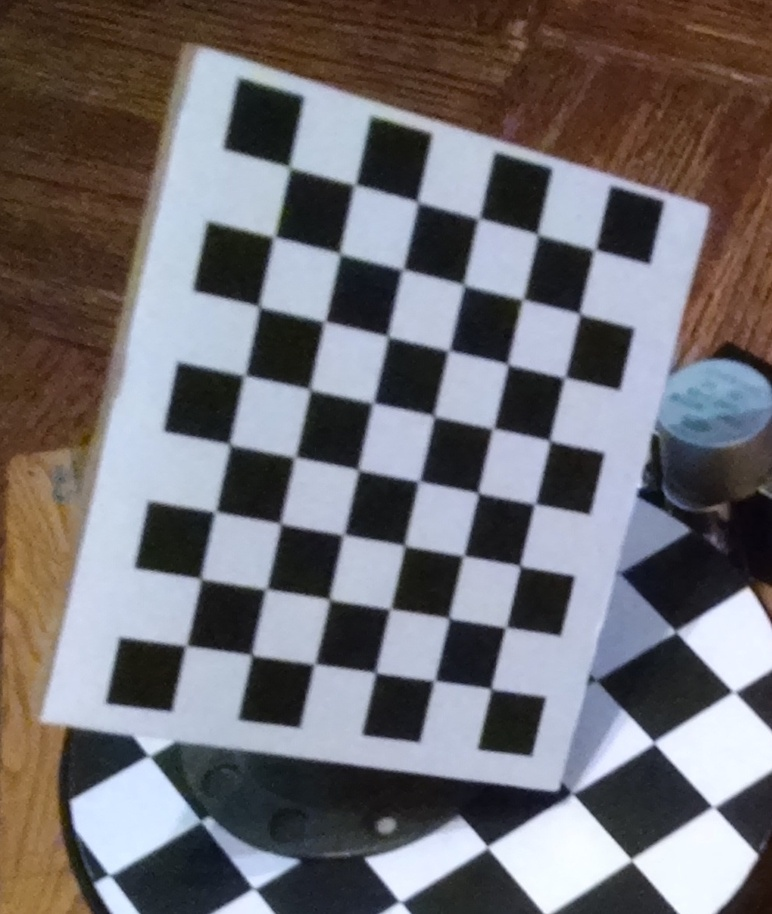
#> input picture Basic_Algorithms/chessboard3.jpg, 772 x 914 px, shrunk from 990 x 1172 before the run
$ python camera_calibration.py
#> lines starting #> are read from the running program, lines starting #| are printed output that depends on the picture
#!/usr/bin/env python3
# -*- coding: utf-8 -*-
"""
Author: Raoul Malm
Description: Camera Calibration
"""

import numpy as np
import cv2
import glob

# termination criteria
criteria = (cv2.TERM_CRITERIA_EPS + cv2.TERM_CRITERIA_MAX_ITER, 30, 0.001)

# prepare object points, like (0,0,0), (1,0,0), (2,0,0) ....,(6,5,0)
objp = np.zeros((6*7,3), np.float32)
objp[:,:2] = np.mgrid[0:7,0:6].T.reshape(-1,2)

# Arrays to store object points and image points from all the images.
objpoints = [] # 3d point in real world space
imgpoints = [] # 2d points in image plane.

images = glob.glob('chessboard3.jpg')

for fname in images:
    img = cv2.imread(fname)
#> img is the input picture: shape (914, 772, 3); mean B, G, R 113, 109.5, 112.6
    gray = cv2.cvtColor(img,cv2.COLOR_BGR2GRAY)
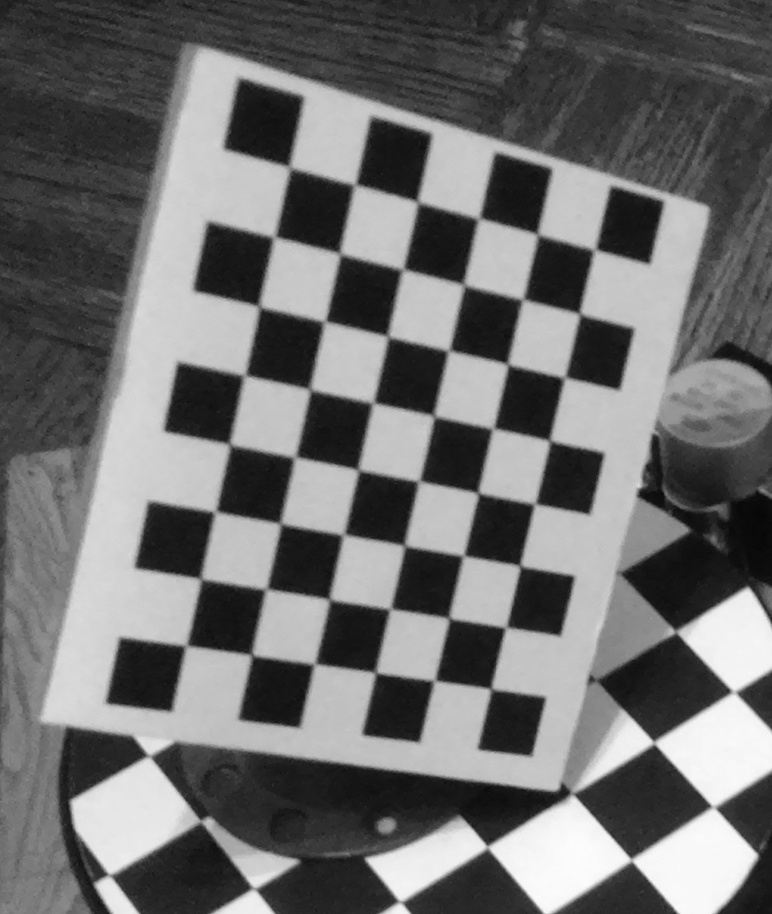
#> gray: shape (914, 772); min 5, max 253, mean 110.8

    # Find the chess board corners
    ret, corners = cv2.findChessboardCorners(gray, (7,6), None)
#> ret = False; corners = None

    cv2.imshow('chessboard', gray)
    print(ret)
#| False
    # If found, add object points, image points (after refining them)
    if ret == True:
        objpoints.append(objp)

        corners2 = cv2.cornerSubPix(gray,corners,(11,11),(-1,-1),criteria)
        imgpoints.append(corners2)

        # Draw and display the corners
        img = cv2.drawChessboardCorners(img, (7,6), corners2,ret)
        cv2.imshow('img',img)
        cv2.waitKey(500)

cv2.destroyAllWindows()


# [24 lines of commented-out code are left out]

$ run again, with Basic_Algorithms/chessboard2.jpg copied over Basic_Algorithms/chessboard3.jpg
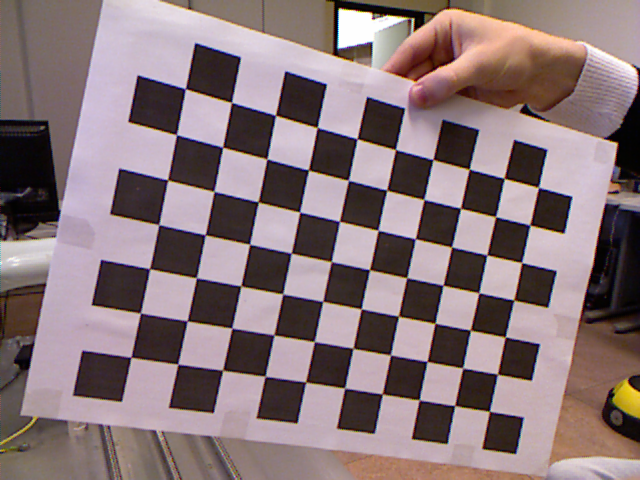
#> input picture Basic_Algorithms/chessboard2.jpg, 640 x 480 px
#> img is the input picture: shape (480, 640, 3); mean B, G, R 120.6, 118, 136.5
#> `gray = cv2.cvtColor(img,cv2.COLOR_BGR2GRAY)`:
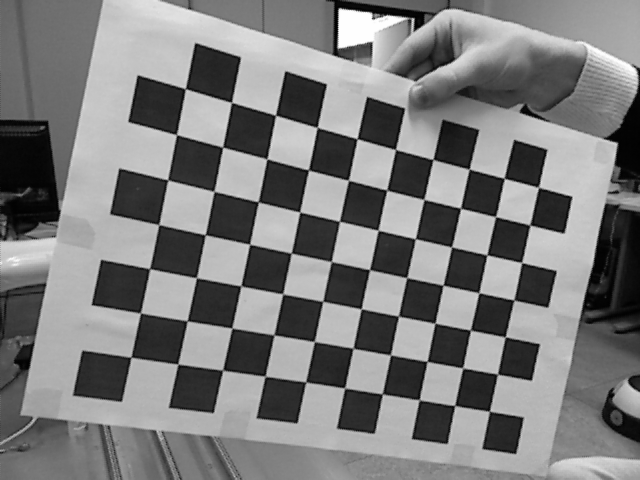
#> gray: shape (480, 640); min 1, max 254, mean 123.8
#> ret = False; corners = None
#| False

$ run again, with Basic_Algorithms/chessboard.jpg copied over Basic_Algorithms/chessboard3.jpg
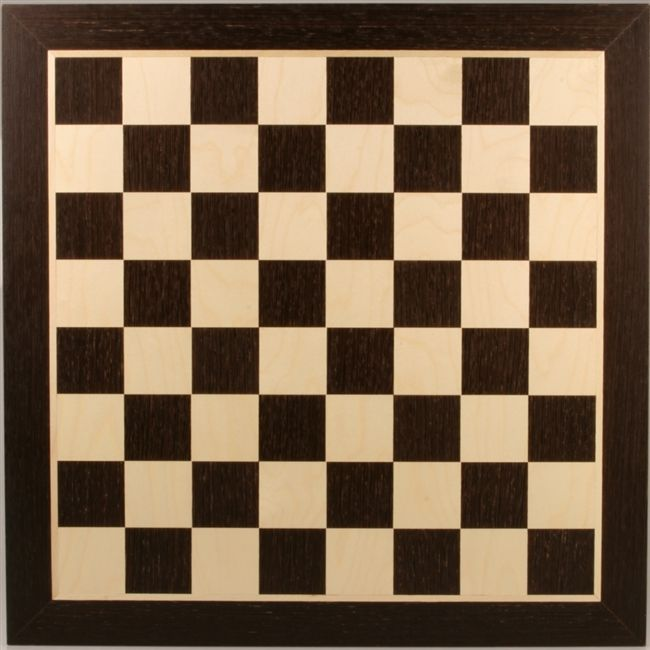
#> input picture Basic_Algorithms/chessboard.jpg, 650 x 650 px
#> img is the input picture: shape (650, 650, 3); mean B, G, R 75.1, 97.4, 118.6
#> `gray = cv2.cvtColor(img,cv2.COLOR_BGR2GRAY)`:
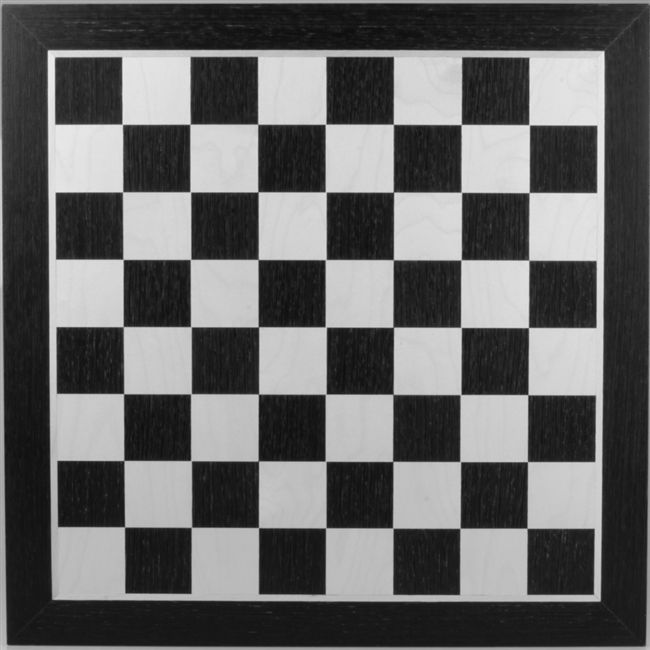
#> gray: shape (650, 650); min 11, max 239, mean 101.2
#> ret = False; corners = None
#| False
